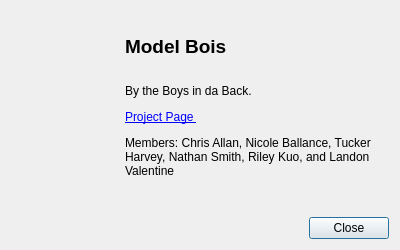
<?xml version="1.0" encoding="UTF-8"?>
<ui version="4.0">
 <class>About</class>
 <widget class="QDialog" name="About">
  <property name="geometry">
   <rect>
    <x>0</x>
    <y>0</y>
    <width>400</width>
    <height>250</height>
   </rect>
  </property>
  <property name="minimumSize">
   <size>
    <width>400</width>
    <height>250</height>
   </size>
  </property>
  <property name="maximumSize">
   <size>
    <width>400</width>
    <height>250</height>
   </size>
  </property>
  <property name="windowTitle">
   <string>About</string>
  </property>
  <property name="sizeGripEnabled">
   <bool>false</bool>
  </property>
  <layout class="QVBoxLayout" name="verticalLayout">
   <item>
    <widget class="QWidget" name="widget" native="true">
     <layout class="QHBoxLayout" name="horizontalLayout">
      <item>
       <widget class="QLabel" name="label">
        <property name="maximumSize">
         <size>
          <width>160</width>
          <height>160</height>
         </size>
        </property>
        <property name="text">
         <string/>
        </property>
        <property name="pixmap">
         <pixmap resource="../res/icons.qrc">:/BoysInTheBack.png</pixmap>
        </property>
        <property name="scaledContents">
         <bool>true</bool>
        </property>
       </widget>
      </item>
      <item>
       <widget class="QWidget" name="widget_2" native="true">
        <layout class="QVBoxLayout" name="verticalLayout_2">
         <item>
          <widget class="QLabel" name="label_2">
           <property name="maximumSize">
            <size>
             <width>16777215</width>
             <height>35</height>
            </size>
           </property>
           <property name="text">
            <string>&lt;html&gt;&lt;head/&gt;&lt;body&gt;&lt;p&gt;&lt;span style=&quot; font-size:14pt; font-weight:600;&quot;&gt;Model Bois&lt;/span&gt;&lt;/p&gt;&lt;/body&gt;&lt;/html&gt;</string>
           </property>
           <property name="textFormat">
            <enum>Qt::RichText</enum>
           </property>
          </widget>
         </item>
         <item>
          <widget class="QLabel" name="label_3">
           <property name="text">
            <string>&lt;html&gt;&lt;head/&gt;&lt;body&gt;&lt;p&gt;By the Boys in da Back. &lt;/p&gt;&lt;p&gt;&lt;a href=&quot;https://github.com/CS1C-BitB/ModelBois&quot;&gt;&lt;span style=&quot; text-decoration: underline; color:#0000ff;&quot;&gt;Project Page &lt;/span&gt;&lt;/a&gt;&lt;/p&gt;&lt;p&gt;Members: Chris Allan, Nicole Ballance, Tucker Harvey, Nathan Smith, Riley Kuo, and Landon Valentine &lt;/p&gt;&lt;/body&gt;&lt;/html&gt;</string>
           </property>
           <property name="textFormat">
            <enum>Qt::RichText</enum>
           </property>
           <property name="wordWrap">
            <bool>true</bool>
           </property>
           <property name="openExternalLinks">
            <bool>true</bool>
           </property>
          </widget>
         </item>
        </layout>
       </widget>
      </item>
     </layout>
    </widget>
   </item>
   <item>
    <widget class="QDialogButtonBox" name="buttonBox">
     <property name="orientation">
      <enum>Qt::Horizontal</enum>
     </property>
     <property name="standardButtons">
      <set>QDialogButtonBox::Close</set>
     </property>
    </widget>
   </item>
  </layout>
 </widget>
 <resources>
  <include location="../res/icons.qrc"/>
 </resources>
 <connections>
  <connection>
   <sender>buttonBox</sender>
   <signal>accepted()</signal>
   <receiver>About</receiver>
   <slot>accept()</slot>
   <hints>
    <hint type="sourcelabel">
     <x>248</x>
     <y>254</y>
    </hint>
    <hint type="destinationlabel">
     <x>157</x>
     <y>274</y>
    </hint>
   </hints>
  </connection>
  <connection>
   <sender>buttonBox</sender>
   <signal>rejected()</signal>
   <receiver>About</receiver>
   <slot>reject()</slot>
   <hints>
    <hint type="sourcelabel">
     <x>316</x>
     <y>260</y>
    </hint>
    <hint type="destinationlabel">
     <x>286</x>
     <y>274</y>
    </hint>
   </hints>
  </connection>
 </connections>
</ui>
